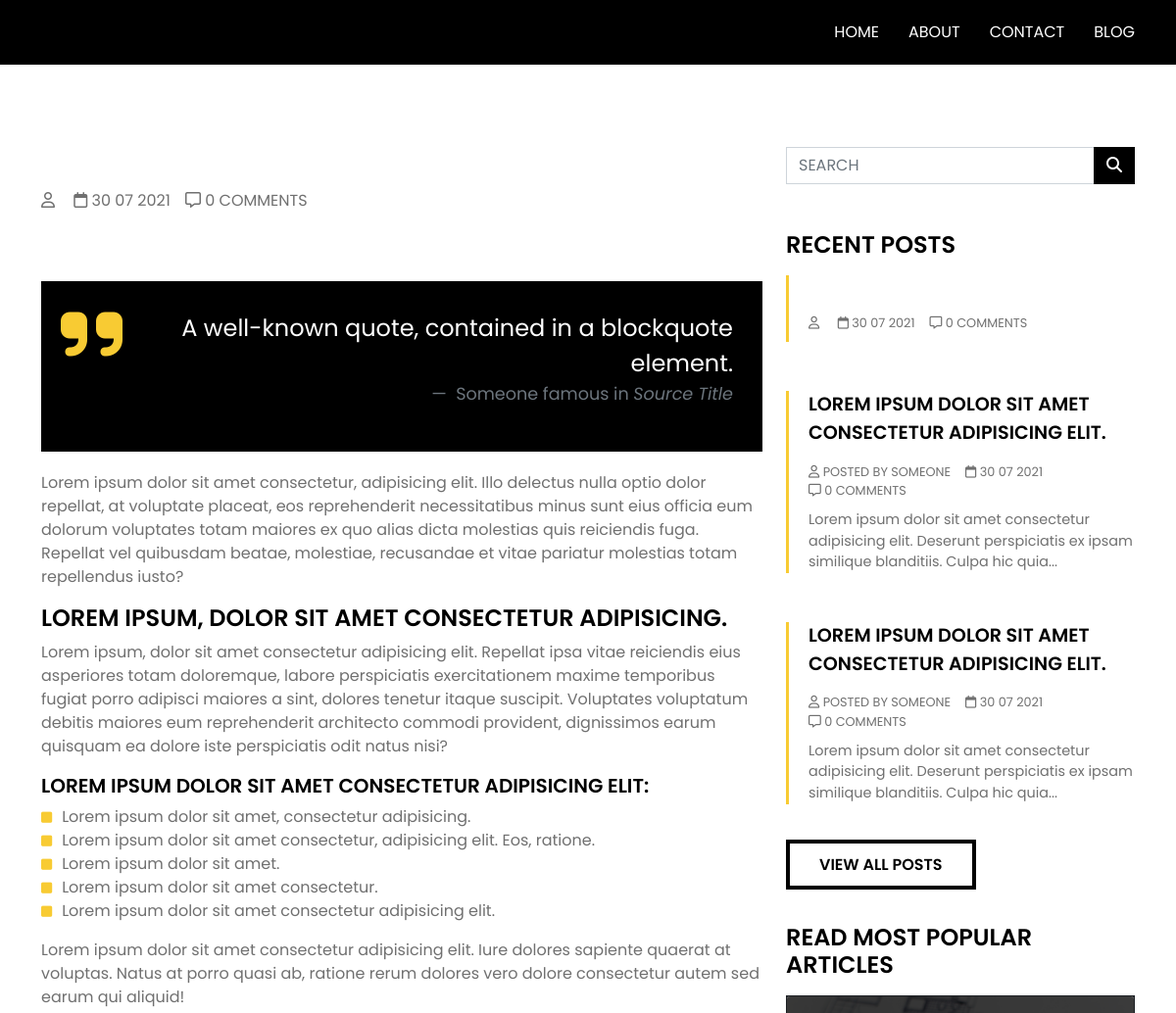
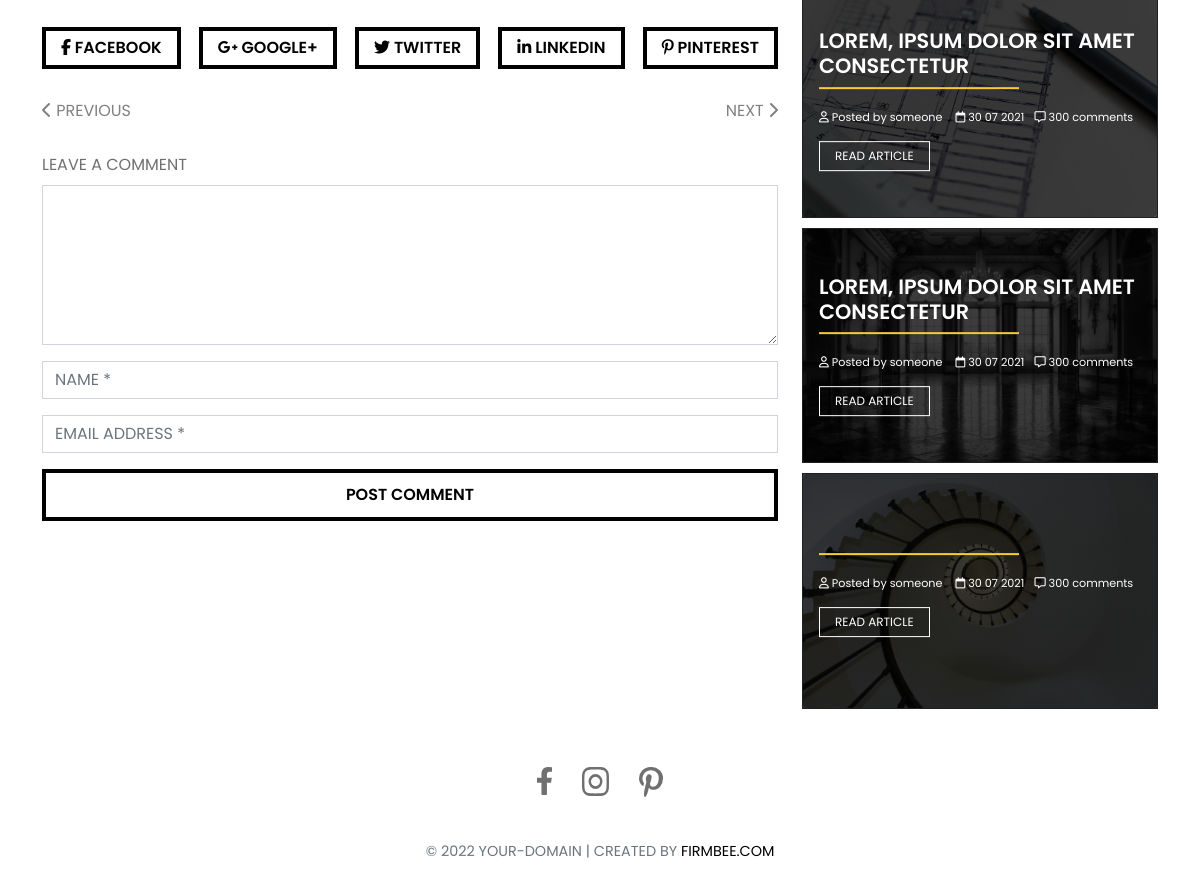
/single-post/4, run on an earlier commit of the app's database (2 pictures, top to bottom).
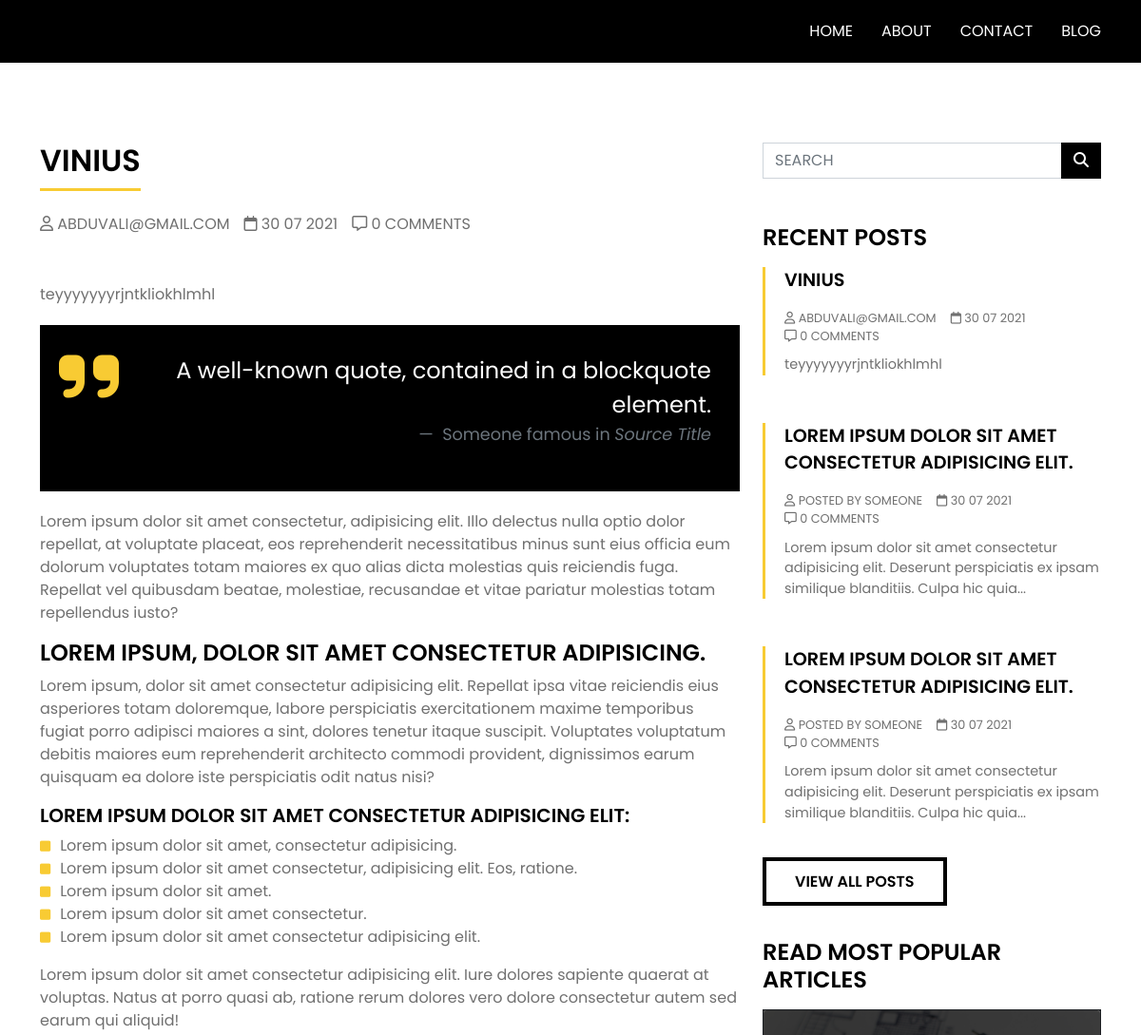
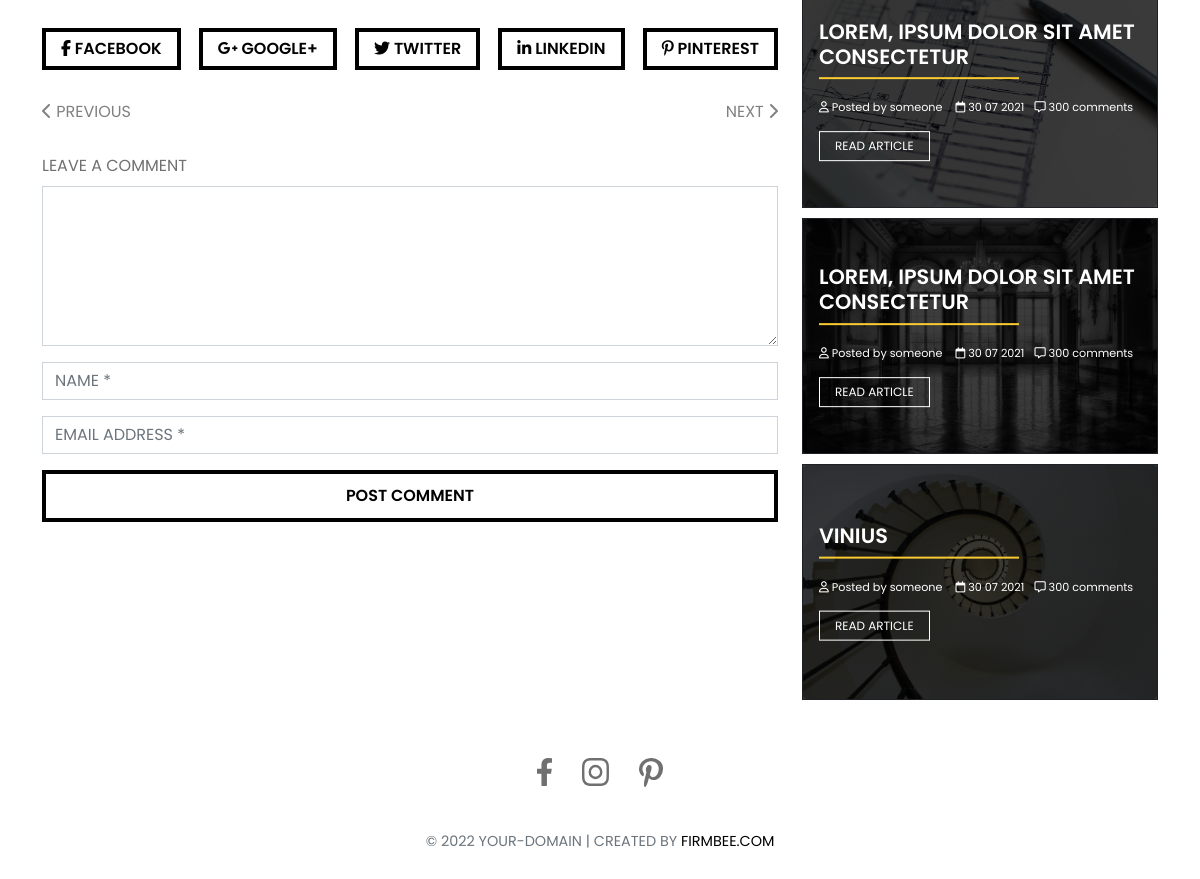
And on a later commit of the database (2 pictures, top to bottom).
### app/models.py (models this page shows)
class Product(models.Model):
    img = models.ImageField(upload_to='product/')
    title = models.CharField(max_length=155)
    price = models.FloatField()
    text = models.TextField()
    category = models.ForeignKey('app.Category', on_delete=models.CASCADE)
    user = models.ForeignKey('app.User', on_delete=CASCADE)

class User(AbstractUser):
    email = models.EmailField(unique=True)
    username = models.CharField(max_length=155, unique=False)
    phone_number = models.CharField(max_length=13, validators=[integer_validator])
    USERNAME_FIELD = 'email'
    REQUIRED_FIELDS = []
    objects = UserManager()

### app/views.py (the view)
# urls.py: path('single-post/<int:product_id>', single_post,name='single-post'),
def single_post(request, product_id):
    product = Product.objects.filter(id=product_id).first()
    context = {
        'product': product
    }
    return render(request, 'app/single-post.html', context)

### templates/app/single-post.html (shortened to what the changed rows need)
{% load static %}
<!DOCTYPE html>
<html lang="pl">
<head>
    <link href="https://cdn.jsdelivr.net/npm/bootstrap@5.1.0/dist/css/bootstrap.min.css" rel="stylesheet">
    <link rel="stylesheet" href="{% static 'css/main.css' %}">
</head>
<body data-bs-spy="scroll" data-bs-target="#navbar-example" data-bs-offset="82">
      <main>
        <div class="container">
          <div class="row mainmargin">
            <div class="single-post col-md-8">
              <h2 class="underscore">{{ product.title }}</h2>
              <div class="post-meta">
                <span><i class="far fa-user"></i> {{ product.user }}</span><span><i class="far fa-calendar"></i> 30 07 2021</span><span><i class="far fa-comment-alt"></i> 0 comments</span>
              </div>
              <p>{{ product.text }}</p>
              <figure class="quote text-end">
                <blockquote class="blockquote">
                </blockquote>
                <figcaption class="blockquote-footer">
                </figcaption>
              </figure>
              <p>Lorem ipsum dolor sit amet consectetur, adipisicing elit. Illo delectus nulla optio dolor repellat, at voluptate placeat, eos reprehenderit necessitatibus minus sunt eius officia eum dolorum voluptates totam maiores ex quo alias dicta molestias quis reiciendis fuga. Repellat vel quibusdam beatae, molestiae, recusandae et vitae pariatur molestias totam repellendus iusto?</p>
              <h4>Lorem ipsum, dolor sit amet consectetur adipisicing.</h4>
              <p>Lorem ipsum, dolor sit amet consectetur adipisicing elit. Repellat ipsa vitae reiciendis eius asperiores totam doloremque, labore perspiciatis exercitationem maxime temporibus fugiat porro adipisci maiores a sint, dolores tenetur itaque suscipit. Voluptates voluptatum debitis maiores eum reprehenderit architecto commodi provident, dignissimos earum quisquam ea dolore iste perspiciatis odit natus nisi?</p>
              <h5>Lorem ipsum dolor sit amet consectetur adipisicing elit:</h5>
              <ul class="list-in-text">
                <li>Lorem ipsum dolor sit amet, consectetur adipisicing. </li>
                <li>Lorem ipsum dolor sit amet consectetur, adipisicing elit. Eos, ratione.</li>
                <li>Lorem ipsum dolor sit amet.</li>
                <li>Lorem ipsum dolor sit amet consectetur.</li>
                <li>Lorem ipsum dolor sit amet consectetur adipisicing elit.</li>
              </ul>
              <p>Lorem ipsum dolor sit amet consectetur adipisicing elit. Iure dolores sapiente quaerat at voluptas. Natus at porro quasi ab, ratione rerum dolores vero dolore consectetur autem sed earum qui aliquid!</p>
              <div class="share">
                <a class="main-button" href=""><i class="fab fa-facebook-f"></i> FACEBOOK</a>
                <a class="main-button" href=""> <i class="fab fa-google-plus-g"></i> GOOGLE+</a>
                <a class="main-button" href=""><i class="fab fa-twitter"></i> TWITTER</a>
                <a class="main-button" href=""><i class="fab fa-linkedin-in"></i> LINKEDIN</a>
                <a class="main-button" href=""><i class="fab fa-pinterest-p"></i> PINTEREST</a>
              </div>
              <div class="navigation">
                <a class="prew"><i class="fas fa-chevron-left"></i> PREVIOUS</a>
                <a class="next">NEXT <i class="fas fa-chevron-right"></i></a>
              </div>
              <form id="commentForm">
                <div class="mb-3">
                </div>
                <div class="mb-3">
                </div>
                <div class="mb-3">
                </div>
                <div class="d-grid">
                </div>
              </form>
            </div>
            <div class="sidebar col-md-4">
              <div class="recent-posts pt-5">
                <div class="post-item">
                  <a href="{% url 'single-post' product.id %}" class="post-title">{{ product.title }}</a>
                  <div class="post-meta">
                    <span><i class="far fa-user"></i> {{ product.user }}</span><span><i class="far fa-calendar"></i> 30 07 2021</span><span><i class="far fa-comment-alt"></i> 0 comments</span>
                  </div>
                  <p class="post-content">{{ product.text }}</p>
                </div>
                <div class="popular pt-5">
                  <div class="card bg-dark text-white">
                    <div class="card-img-overlay p-3">
                      <div class="text-overlay">
                      <h5 class="card-title text-uppercase">{{ product.title }}</h5>
                      <div class="line"></div>
                      <div class="card-text article-meta">
                        <span><i class="far fa-user"></i> Posted by someone </span><span><i class="far fa-calendar"></i> 30 07 2021</span><span><i class="far fa-comment-alt"></i> 300 comments</span>
                      </div>
                      <button class="card-button">Read article</button>
                      </div>
                    </div>
                  </div>
                </div>
            </div>
            </div>
          </div>
        </div>
      </main>
</body>
</html>

What changed in the data, as far as the page shows it:
added Product: title "VINIUS", user "ABDUVALI@GMAIL.COM", text "teyyyyyyyrjntkliokhlmhl"
